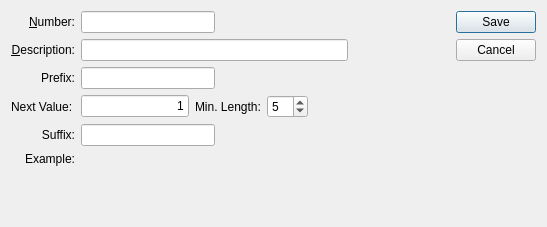
<?xml version="1.0" encoding="UTF-8"?>
<ui version="4.0">
 <comment>This file is part of the xTuple ERP: PostBooks Edition, a free and
open source Enterprise Resource Planning software suite,
Copyright (c) 1999-2018 by OpenMFG LLC, d/b/a xTuple.
It is licensed to you under the Common Public Attribution License
version 1.0, the full text of which (including xTuple-specific Exhibits)
is available at www.xtuple.com/CPAL.  By using this software, you agree
to be bound by its terms.</comment>
 <class>lotSerialSequence</class>
 <widget class="QDialog" name="lotSerialSequence">
  <property name="geometry">
   <rect>
    <x>0</x>
    <y>0</y>
    <width>547</width>
    <height>227</height>
   </rect>
  </property>
  <property name="windowTitle">
   <string>Lot/Serial Sequence</string>
  </property>
  <layout class="QGridLayout" name="gridLayout_2">
   <item row="0" column="0">
    <layout class="QVBoxLayout" name="verticalLayout">
     <item>
      <layout class="QHBoxLayout" name="horizontalLayout_4">
       <item>
        <layout class="QGridLayout" name="gridLayout">
         <item row="0" column="0">
          <widget class="QLabel" name="_numberLit">
           <property name="text">
            <string>&amp;Number:</string>
           </property>
           <property name="alignment">
            <set>Qt::AlignRight|Qt::AlignTrailing|Qt::AlignVCenter</set>
           </property>
           <property name="buddy">
            <cstring>_number</cstring>
           </property>
          </widget>
         </item>
         <item row="0" column="1">
          <layout class="QHBoxLayout">
           <property name="spacing">
            <number>0</number>
           </property>
           <item>
            <widget class="XLineEdit" name="_number"/>
           </item>
           <item>
            <spacer name="Spacer18">
             <property name="orientation">
              <enum>Qt::Horizontal</enum>
             </property>
             <property name="sizeType">
              <enum>QSizePolicy::Expanding</enum>
             </property>
             <property name="sizeHint" stdset="0">
              <size>
               <width>20</width>
               <height>20</height>
              </size>
             </property>
            </spacer>
           </item>
          </layout>
         </item>
         <item row="1" column="0">
          <widget class="QLabel" name="_descriptionLit">
           <property name="text">
            <string>&amp;Description:</string>
           </property>
           <property name="alignment">
            <set>Qt::AlignRight|Qt::AlignTrailing|Qt::AlignVCenter</set>
           </property>
           <property name="buddy">
            <cstring>_description</cstring>
           </property>
          </widget>
         </item>
         <item row="1" column="1">
          <widget class="XLineEdit" name="_description"/>
         </item>
         <item row="3" column="0">
          <widget class="QLabel" name="_nextValueLit">
           <property name="text">
            <string>Next Value:</string>
           </property>
          </widget>
         </item>
         <item row="3" column="1">
          <layout class="QHBoxLayout" name="horizontalLayout">
           <item>
            <widget class="XLineEdit" name="_nextValue">
             <property name="text">
              <string>1</string>
             </property>
             <property name="alignment">
              <set>Qt::AlignRight|Qt::AlignTrailing|Qt::AlignVCenter</set>
             </property>
            </widget>
           </item>
           <item>
            <widget class="XLabel" name="_lengthLit">
             <property name="text">
              <string>Min. Length:</string>
             </property>
            </widget>
           </item>
           <item>
            <widget class="XSpinBox" name="_length">
             <property name="minimum">
              <number>1</number>
             </property>
             <property name="value">
              <number>5</number>
             </property>
            </widget>
           </item>
           <item>
            <spacer name="horizontalSpacer">
             <property name="orientation">
              <enum>Qt::Horizontal</enum>
             </property>
             <property name="sizeHint" stdset="0">
              <size>
               <width>40</width>
               <height>20</height>
              </size>
             </property>
            </spacer>
           </item>
          </layout>
         </item>
         <item row="2" column="1">
          <layout class="QHBoxLayout" name="horizontalLayout_2">
           <item>
            <widget class="XLineEdit" name="_prefix"/>
           </item>
           <item>
            <spacer name="horizontalSpacer_2">
             <property name="orientation">
              <enum>Qt::Horizontal</enum>
             </property>
             <property name="sizeHint" stdset="0">
              <size>
               <width>40</width>
               <height>20</height>
              </size>
             </property>
            </spacer>
           </item>
          </layout>
         </item>
         <item row="2" column="0">
          <widget class="XLabel" name="_prefixLit">
           <property name="text">
            <string>Prefix:</string>
           </property>
           <property name="alignment">
            <set>Qt::AlignRight|Qt::AlignTrailing|Qt::AlignVCenter</set>
           </property>
          </widget>
         </item>
         <item row="4" column="0">
          <widget class="XLabel" name="_suffixLit">
           <property name="text">
            <string>Suffix:</string>
           </property>
           <property name="alignment">
            <set>Qt::AlignRight|Qt::AlignTrailing|Qt::AlignVCenter</set>
           </property>
          </widget>
         </item>
         <item row="5" column="0">
          <widget class="XLabel" name="_exampleLit">
           <property name="text">
            <string>Example:</string>
           </property>
           <property name="alignment">
            <set>Qt::AlignRight|Qt::AlignTrailing|Qt::AlignVCenter</set>
           </property>
          </widget>
         </item>
         <item row="5" column="1">
          <widget class="XLabel" name="_example">
           <property name="sizePolicy">
            <sizepolicy hsizetype="Expanding" vsizetype="Preferred">
             <horstretch>0</horstretch>
             <verstretch>0</verstretch>
            </sizepolicy>
           </property>
          </widget>
         </item>
         <item row="4" column="1">
          <layout class="QHBoxLayout" name="horizontalLayout_3">
           <item>
            <widget class="XLineEdit" name="_suffix"/>
           </item>
           <item>
            <spacer name="horizontalSpacer_3">
             <property name="orientation">
              <enum>Qt::Horizontal</enum>
             </property>
             <property name="sizeHint" stdset="0">
              <size>
               <width>40</width>
               <height>20</height>
              </size>
             </property>
            </spacer>
           </item>
          </layout>
         </item>
        </layout>
       </item>
       <item>
        <spacer name="horizontalSpacer_4">
         <property name="orientation">
          <enum>Qt::Horizontal</enum>
         </property>
         <property name="sizeHint" stdset="0">
          <size>
           <width>0</width>
           <height>20</height>
          </size>
         </property>
        </spacer>
       </item>
       <item>
        <layout class="QVBoxLayout">
         <property name="spacing">
          <number>5</number>
         </property>
         <item>
          <widget class="QDialogButtonBox" name="_buttonBox">
           <property name="orientation">
            <enum>Qt::Vertical</enum>
           </property>
           <property name="standardButtons">
            <set>QDialogButtonBox::Cancel|QDialogButtonBox::Save</set>
           </property>
          </widget>
         </item>
         <item>
          <spacer name="Spacer20">
           <property name="orientation">
            <enum>Qt::Vertical</enum>
           </property>
           <property name="sizeType">
            <enum>QSizePolicy::Expanding</enum>
           </property>
           <property name="sizeHint" stdset="0">
            <size>
             <width>20</width>
             <height>20</height>
            </size>
           </property>
          </spacer>
         </item>
        </layout>
       </item>
      </layout>
     </item>
     <item>
      <spacer name="verticalSpacer">
       <property name="orientation">
        <enum>Qt::Vertical</enum>
       </property>
       <property name="sizeHint" stdset="0">
        <size>
         <width>20</width>
         <height>0</height>
        </size>
       </property>
      </spacer>
     </item>
    </layout>
   </item>
  </layout>
 </widget>
 <layoutdefault spacing="6" margin="11"/>
 <customwidgets>
  <customwidget>
   <class>XLabel</class>
   <extends>QLabel</extends>
   <header>xlabel.h</header>
  </customwidget>
  <customwidget>
   <class>XLineEdit</class>
   <extends>QLineEdit</extends>
   <header>xlineedit.h</header>
   <container>1</container>
  </customwidget>
  <customwidget>
   <class>XSpinBox</class>
   <extends>QSpinBox</extends>
   <header>xspinbox.h</header>
  </customwidget>
 </customwidgets>
 <tabstops>
  <tabstop>_number</tabstop>
  <tabstop>_description</tabstop>
  <tabstop>_prefix</tabstop>
  <tabstop>_nextValue</tabstop>
  <tabstop>_length</tabstop>
  <tabstop>_suffix</tabstop>
 </tabstops>
 <includes>
  <include location="global">parameter.h</include>
 </includes>
 <resources/>
 <connections/>
</ui>
